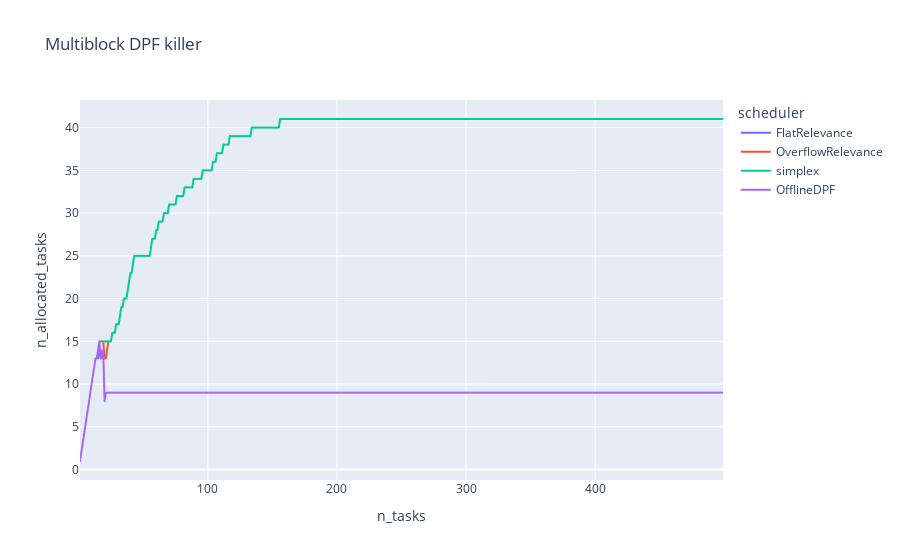

Notebook source saved alongside this figure:
### Code cell
px.line(df.sort_values("n_tasks"), x="n_tasks", y="n_allocated_tasks", color="scheduler", title="Multiblock DPF killer")

### Figure 1 — Plotly figure (JSON) as saved in the notebook; plotly's stock layout.template omitted (floating-point values rounded to 4 significant figures; data arrays with more than 128 entries replaced by an {"elided": "..."} marker saying what was removed)
{"data": [{"hovertemplate": "scheduler=FlatRelevance<br>n_tasks=%{x}<br>n_allocated_tasks=%{y}<extra></extra>", "legendgroup": "FlatRelevance", "line": {"color": "#636efa", "dash": "solid"}, "marker": {"symbol": "circle"}, "mode": "lines", "name": "FlatRelevance", "showlegend": true, "type": "scattergl", "x": {"elided": "499 int values"}, "xaxis": "x", "y": {"elided": "499 int values"}, "yaxis": "y"}, {"hovertemplate": "scheduler=OverflowRelevance<br>n_tasks=%{x}<br>n_allocated_tasks=%{y}<extra></extra>", "legendgroup": "OverflowRelevance", "line": {"color": "#EF553B", "dash": "solid"}, "marker": {"symbol": "circle"}, "mode": "lines", "name": "OverflowRelevance", "showlegend": true, "type": "scattergl", "x": {"elided": "499 int values"}, "xaxis": "x", "y": {"elided": "499 int values"}, "yaxis": "y"}, {"hovertemplate": "scheduler=simplex<br>n_tasks=%{x}<br>n_allocated_tasks=%{y}<extra></extra>", "legendgroup": "simplex", "line": {"color": "#00cc96", "dash": "solid"}, "marker": {"symbol": "circle"}, "mode": "lines", "name": "simplex", "showlegend": true, "type": "scattergl", "x": {"elided": "499 int values"}, "xaxis": "x", "y": {"elided": "499 int values"}, "yaxis": "y"}, {"hovertemplate": "scheduler=OfflineDPF<br>n_tasks=%{x}<br>n_allocated_tasks=%{y}<extra></extra>", "legendgroup": "OfflineDPF", "line": {"color": "#ab63fa", "dash": "solid"}, "marker": {"symbol": "circle"}, "mode": "lines", "name": "OfflineDPF", "showlegend": true, "type": "scattergl", "x": {"elided": "499 int values"}, "xaxis": "x", "y": {"elided": "499 int values"}, "yaxis": "y"}], "layout": {"legend": {"title": {"text": "scheduler"}, "tracegroupgap": 0}, "title": {"text": "Multiblock DPF killer"}, "xaxis": {"anchor": "y", "domain": [0, 1], "title": {"text": "n_tasks"}}, "yaxis": {"anchor": "x", "domain": [0, 1], "title": {"text": "n_allocated_tasks"}}}}
